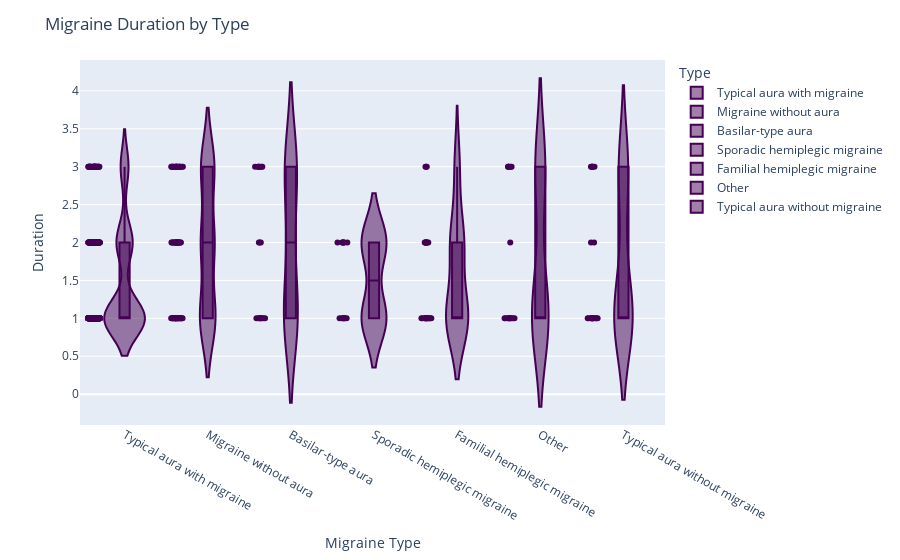

Notebook code for this chart:
### Markdown cell above
### Duration by Migraine Type

### Code cell
fig = px.violin(
    migraine,
    x='Type',
    y='Duration',
    box=True,
    points='all',
    color='Type',
    color_discrete_sequence=['#440154'],
)

fig.update_layout(
    title='Migraine Duration by Type',
    xaxis_title='Migraine Type',
    yaxis_title='Duration',
    showlegend=True
)

fig.show()

### Figure 1 — Plotly figure (JSON) as saved in the notebook; plotly's stock layout.template omitted (floating-point values rounded to 4 significant figures; data arrays with more than 128 entries replaced by an {"elided": "..."} marker saying what was removed)
{"data": [{"alignmentgroup": "True", "box": {"visible": true}, "hovertemplate": "Type=%{x}<br>Duration=%{y}<extra></extra>", "legendgroup": "Typical aura with migraine", "marker": {"color": "#440154"}, "name": "Typical aura with migraine", "offsetgroup": "Typical aura with migraine", "orientation": "v", "points": "all", "scalegroup": "True", "showlegend": true, "type": "violin", "x": {"elided": "247 str values"}, "x0": " ", "xaxis": "x", "y": {"elided": "247 int values"}, "y0": " ", "yaxis": "y"}, {"alignmentgroup": "True", "box": {"visible": true}, "hovertemplate": "Type=%{x}<br>Duration=%{y}<extra></extra>", "legendgroup": "Migraine without aura", "marker": {"color": "#440154"}, "name": "Migraine without aura", "offsetgroup": "Migraine without aura", "orientation": "v", "points": "all", "scalegroup": "True", "showlegend": true, "type": "violin", "x": ["Migraine without aura", "Migraine without aura", "Migraine without aura", "Migraine without aura", "Migraine without aura", "Migraine without aura", "Migraine without aura", "Migraine without aura", "Migraine without aura", "Migraine without aura", "Migraine without aura", "Migraine without aura", "Migraine without aura", "Migraine without aura", "Migraine without aura", "Migraine without aura", "Migraine without aura", "Migraine without aura", "Migraine without aura", "Migraine without aura", "Migraine without aura", "Migraine without aura", "Migraine without aura", "Migraine without aura", "Migraine without aura", "Migraine without aura", "Migraine without aura", "Migraine without aura", "Migraine without aura", "Migraine without aura", "Migraine without aura", "Migraine without aura", "Migraine without aura", "Migraine without aura", "Migraine without aura", "Migraine without aura", "Migraine without aura", "Migraine without aura", "Migraine without aura", "Migraine without aura", "Migraine without aura", "Migraine without aura", "Migraine without aura", "Migraine without aura", "Migraine without aura", "Migraine without aura", "Migraine without aura", "Migraine without aura", "Migraine without aura", "Migraine without aura", "Migraine without aura", "Migraine without aura", "Migraine without aura", "Migraine without aura", "Migraine without aura", "Migraine without aura", "Migraine without aura", "Migraine without aura", "Migraine without aura", "Migraine without aura"], "x0": " ", "xaxis": "x", "y": [1, 3, 3, 1, 3, 1, 2, 1, 2, 1, 3, 1, 1, 3, 3, 3, 2, 2, 2, 3, 2, 2, 3, 1, 2, 1, 2, 2, 3, 1, 2, 1, 1, 3, 3, 3, 1, 2, 2, 2, 3, 1, 1, 3, 1, 3, 1, 3, 3, 1, 2, 2, 1, 2, 3, 1, 1, 1, 2, 2], "y0": " ", "yaxis": "y"}, {"alignmentgroup": "True", "box": {"visible": true}, "hovertemplate": "Type=%{x}<br>Duration=%{y}<extra></extra>", "legendgroup": "Basilar-type aura", "marker": {"color": "#440154"}, "name": "Basilar-type aura", "offsetgroup": "Basilar-type aura", "orientation": "v", "points": "all", "scalegroup": "True", "showlegend": true, "type": "violin", "x": ["Basilar-type aura", "Basilar-type aura", "Basilar-type aura", "Basilar-type aura", "Basilar-type aura", "Basilar-type aura", "Basilar-type aura", "Basilar-type aura", "Basilar-type aura", "Basilar-type aura", "Basilar-type aura", "Basilar-type aura", "Basilar-type aura", "Basilar-type aura", "Basilar-type aura", "Basilar-type aura", "Basilar-type aura", "Basilar-type aura"], "x0": " ", "xaxis": "x", "y": [1, 2, 2, 1, 1, 1, 1, 3, 2, 1, 3, 3, 3, 1, 3, 3, 3, 1], "y0": " ", "yaxis": "y"}, {"alignmentgroup": "True", "box": {"visible": true}, "hovertemplate": "Type=%{x}<br>Duration=%{y}<extra></extra>", "legendgroup": "Sporadic hemiplegic migraine", "marker": {"color": "#440154"}, "name": "Sporadic hemiplegic migraine", "offsetgroup": "Sporadic hemiplegic migraine", "orientation": "v", "points": "all", "scalegroup": "True", "showlegend": true, "type": "violin", "x": ["Sporadic hemiplegic migraine", "Sporadic hemiplegic migraine", "Sporadic hemiplegic migraine", "Sporadic hemiplegic migraine", "Sporadic hemiplegic migraine", "Sporadic hemiplegic migraine", "Sporadic hemiplegic migraine", "Sporadic hemiplegic migraine", "Sporadic hemiplegic migraine", "Sporadic hemiplegic migraine", "Sporadic hemiplegic migraine", "Sporadic hemiplegic migraine", "Sporadic hemiplegic migraine", "Sporadic hemiplegic migraine"], "x0": " ", "xaxis": "x", "y": [2, 2, 1, 2, 2, 1, 2, 1, 1, 1, 1, 1, 2, 2], "y0": " ", "yaxis": "y"}, {"alignmentgroup": "True", "box": {"visible": true}, "hovertemplate": "Type=%{x}<br>Duration=%{y}<extra></extra>", "legendgroup": "Familial hemiplegic migraine", "marker": {"color": "#440154"}, "name": "Familial hemiplegic migraine", "offsetgroup": "Familial hemiplegic migraine", "orientation": "v", "points": "all", "scalegroup": "True", "showlegend": true, "type": "violin", "x": ["Familial hemiplegic migraine", "Familial hemiplegic migraine", "Familial hemiplegic migraine", "Familial hemiplegic migraine", "Familial hemiplegic migraine", "Familial hemiplegic migraine", "Familial hemiplegic migraine", "Familial hemiplegic migraine", "Familial hemiplegic migraine", "Familial hemiplegic migraine", "Familial hemiplegic migraine", "Familial hemiplegic migraine", "Familial hemiplegic migraine", "Familial hemiplegic migraine", "Familial hemiplegic migraine", "Familial hemiplegic migraine", "Familial hemiplegic migraine", "Familial hemiplegic migraine", "Familial hemiplegic migraine", "Familial hemiplegic migraine", "Familial hemiplegic migraine", "Familial hemiplegic migraine", "Familial hemiplegic migraine", "Familial hemiplegic migraine"], "x0": " ", "xaxis": "x", "y": [2, 1, 1, 1, 1, 2, 2, 1, 2, 3, 3, 1, 1, 1, 1, 1, 3, 2, 1, 1, 2, 2, 2, 1], "y0": " ", "yaxis": "y"}, {"alignmentgroup": "True", "box": {"visible": true}, "hovertemplate": "Type=%{x}<br>Duration=%{y}<extra></extra>", "legendgroup": "Other", "marker": {"color": "#440154"}, "name": "Other", "offsetgroup": "Other", "orientation": "v", "points": "all", "scalegroup": "True", "showlegend": true, "type": "violin", "x": ["Other", "Other", "Other", "Other", "Other", "Other", "Other", "Other", "Other", "Other", "Other", "Other", "Other", "Other", "Other", "Other", "Other"], "x0": " ", "xaxis": "x", "y": [1, 1, 1, 3, 3, 1, 1, 1, 1, 1, 3, 2, 1, 3, 3, 3, 1], "y0": " ", "yaxis": "y"}, {"alignmentgroup": "True", "box": {"visible": true}, "hovertemplate": "Type=%{x}<br>Duration=%{y}<extra></extra>", "legendgroup": "Typical aura without migraine", "marker": {"color": "#440154"}, "name": "Typical aura without migraine", "offsetgroup": "Typical aura without migraine", "orientation": "v", "points": "all", "scalegroup": "True", "showlegend": true, "type": "violin", "x": ["Typical aura without migraine", "Typical aura without migraine", "Typical aura without migraine", "Typical aura without migraine", "Typical aura without migraine", "Typical aura without migraine", "Typical aura without migraine", "Typical aura without migraine", "Typical aura without migraine", "Typical aura without migraine", "Typical aura without migraine", "Typical aura without migraine", "Typical aura without migraine", "Typical aura without migraine", "Typical aura without migraine", "Typical aura without migraine", "Typical aura without migraine", "Typical aura without migraine", "Typical aura without migraine", "Typical aura without migraine"], "x0": " ", "xaxis": "x", "y": [1, 1, 1, 1, 1, 3, 2, 1, 3, 3, 3, 1, 1, 1, 1, 1, 3, 2, 1, 3], "y0": " ", "yaxis": "y"}], "layout": {"legend": {"title": {"text": "Type"}, "tracegroupgap": 0}, "margin": {"t": 60}, "showlegend": true, "title": {"text": "Migraine Duration by Type"}, "violinmode": "overlay", "xaxis": {"anchor": "y", "categoryarray": ["Typical aura with migraine", "Migraine without aura", "Basilar-type aura", "Sporadic hemiplegic migraine", "Familial hemiplegic migraine", "Other", "Typical aura without migraine"], "categoryorder": "array", "domain": [0, 1], "title": {"text": "Migraine Type"}}, "yaxis": {"anchor": "x", "domain": [0, 1], "title": {"text": "Duration"}}}}
